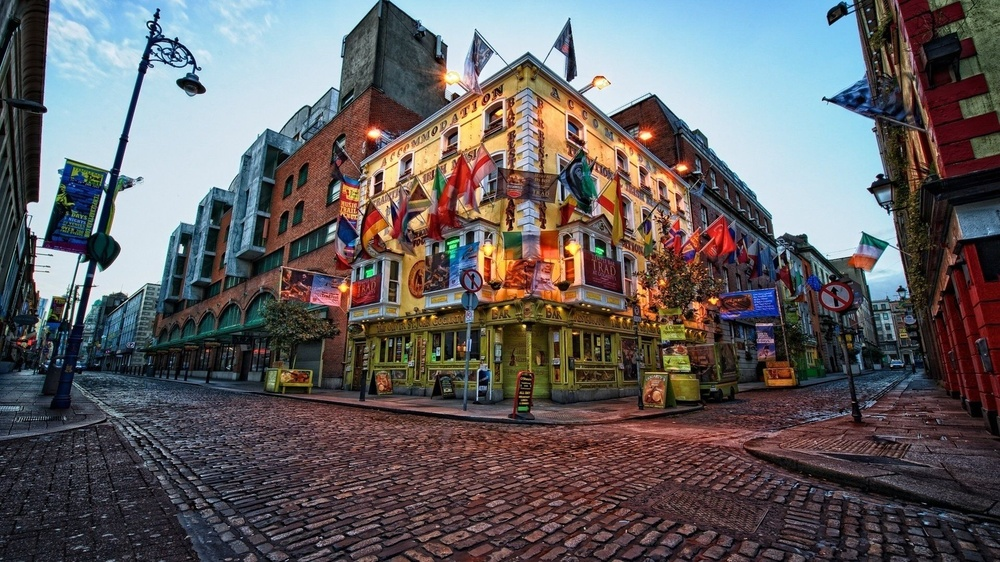
#> input picture kevin/dublin.jpg, 1000 x 562 px, shrunk from 1920 x 1080 before the run
$ python kevin.py
#> lines starting #> are read from the running program, lines starting #| are printed output that depends on the picture; after the words box and inside, x2 and y2 are one past the last pixel; in counts of white or black regions, pixels touching at a corner belong together
import cv2
import numpy as np
import matplotlib.pyplot as plt
sciezka1 = 'dublin.jpg'
sciezka2 = 'dublin_edited.jpg'
obraz1 = cv2.imread(sciezka1)
#> obraz1 is the input picture: shape (562, 1000, 3); mean B, G, R 97, 95.2, 98.9
obraz2 = cv2.imread(sciezka2)
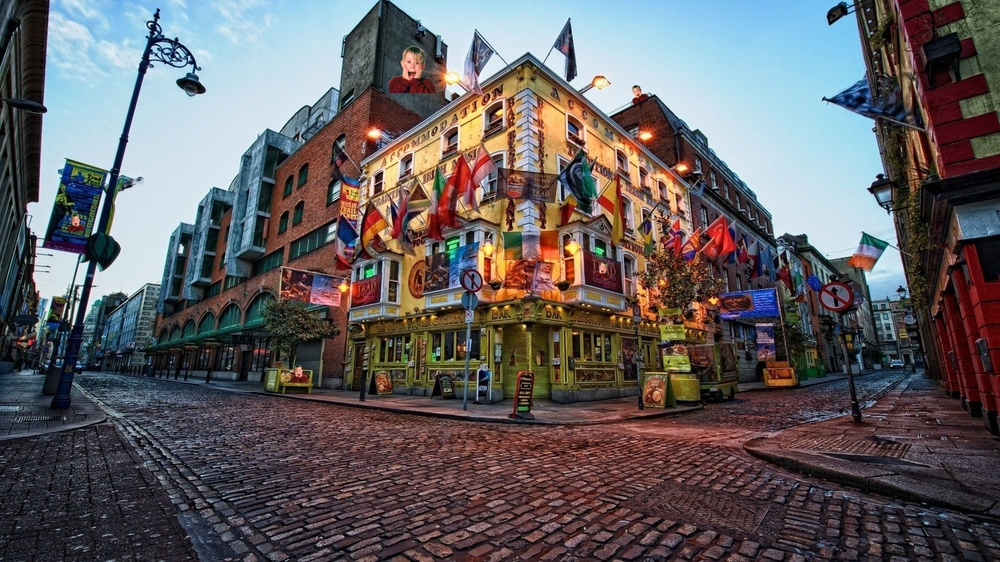
#> input picture kevin/dublin_edited.jpg, 1000 x 562 px, shrunk from 1920 x 1080 before the run
#> obraz2 is the input picture: shape (562, 1000, 3); mean B, G, R 97, 95.2, 99.1
wysokosc = obraz1.shape[0]
#> wysokosc = 562
szerokosc = obraz1.shape[1]
#> szerokosc = 1000


def wyswietl(red2,green2,blue2):
    plt.subplot(121), plt.imshow(cv2.cvtColor(obraz2, cv2.COLOR_BGR2RGB)), plt.title('Oryginalny Obraz')
    plt.subplot(122), plt.imshow(cv2.merge([red2.astype(np.uint8), green2.astype(np.uint8), blue2.astype(np.uint8)])), plt.title('Zmieniony Obraz')
    plt.show()


def rozdziel_kolory():
    red = np.zeros((wysokosc, szerokosc))
    green = np.zeros((wysokosc, szerokosc))
    blue = np.zeros((wysokosc, szerokosc))
    red2 = np.zeros((wysokosc, szerokosc))
    green2 = np.zeros((wysokosc, szerokosc))
    blue2 = np.zeros((wysokosc, szerokosc))

    for i in range(wysokosc):
        for j in range(szerokosc):
            red[i, j] = obraz1[i, j, 0]
            green[i, j] = obraz1[i, j, 1]
            blue[i, j] = obraz1[i, j, 2]
            red2[i, j] = obraz2[i, j, 0]
            green2[i, j] = obraz2[i, j, 1]
            blue2[i, j] = obraz2[i, j, 2]
    return red,green,blue,red2,green2,blue2


def poprawa(wysokosc2,szerokosc2):
    for i in range(1, wysokosc2-1):
        for j in range(1, szerokosc2 - 1):
            if alpha[i][j - 1] - alpha[i][j + 1] == 0:
                alpha[i][j] = alpha[i][j - 1]
            if alpha[i - 1][j] - alpha[i + 1][j] == 0:
                alpha[i][j] = alpha[i - 1][j]
    for i in range(2, wysokosc2 - 2):
        for j in range(2, szerokosc2 - 2):
            if alpha[i - 2][j] - alpha[i + 2][j] == 0:
                alpha[i][j] = alpha[i - 2][j]
            if alpha[i][j - 2] - alpha[i][j + 2] == 0:
                alpha[i][j] = alpha[i][j - 2]

red,green,blue,red2,green2,blue2=rozdziel_kolory()
zmienione_r = red2
zmienione_g = green2
zmienione_b = blue2
sprawdzone = np.zeros((wysokosc,szerokosc), dtype=np.uint8)
wykrytych =0
wykryte=[]
prog=40

for i in range(wysokosc):
    for j in range(szerokosc):
        if (abs(red[i,j] - red2[i,j]) > prog or abs(green[i,j] - green2[i,j]) > prog or abs(blue[i,j] - blue2[i,j]) > prog) and sprawdzone[i, j] ==0:  #
            max1=i+100
            if max1>szerokosc:
                max1=szerokosc
            max2=j+50
            if max2>wysokosc:
                max2=wysokosc
            min2 = j - 50
            if min2 < 0:
                min2 = 0
            min_x = szerokosc
            max_x = 0
            min_y = None
            max_y = None
            for m in range(i, i + 100):
                for n in range(j - 50, j + 50):
                    if (abs(red[m,n] - red2[m,n]) > prog or abs(green[m,n] - green2[m,n]) > prog or abs(blue[m,n] - blue2[m,n]) > prog) and sprawdzone[m,n]==0:
                        max_y=m
                        if min_y==None:
                            min_y=m
                        if n<min_x:
                            min_x=n
                        if n>max_x:
                            max_x=n
                        sprawdzone[m,n]=1
            wykryte.append([min_x, max_x, min_y, max_y])
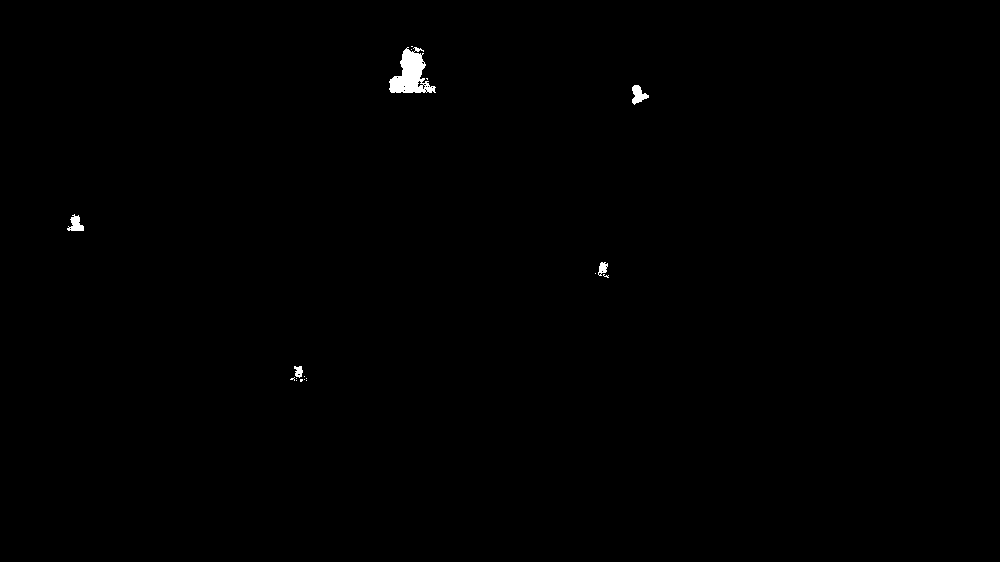
#> sprawdzone: shape (562, 1000); values 0 (black) and 1 (white), 0.31% white; 18 white regions (13 under 20 px), largest, box (x1, y1, x2, y2) and area: (389, 47, 436, 93) 1171, (632, 85, 649, 105) 191, (67, 214, 84, 231) 167, (598, 262, 608, 276) 87, (294, 366, 303, 378) 74

for obramowanie in wykryte:
    poszerzenie = 2
    lewa = obramowanie[0] - poszerzenie
    prawa = obramowanie[1] +poszerzenie
    gora = obramowanie[2] -poszerzenie
    dol = obramowanie[3] +poszerzenie
    for i in range(gora,dol+1):
        for j in range(lewa,prawa+1):
            if (i==gora or i==dol or j==lewa or j==prawa) and sprawdzone[i,j]==0:
                zmienione_r[i, j] = 255
                zmienione_g[i, j] = 255
                zmienione_b[i, j] = 255
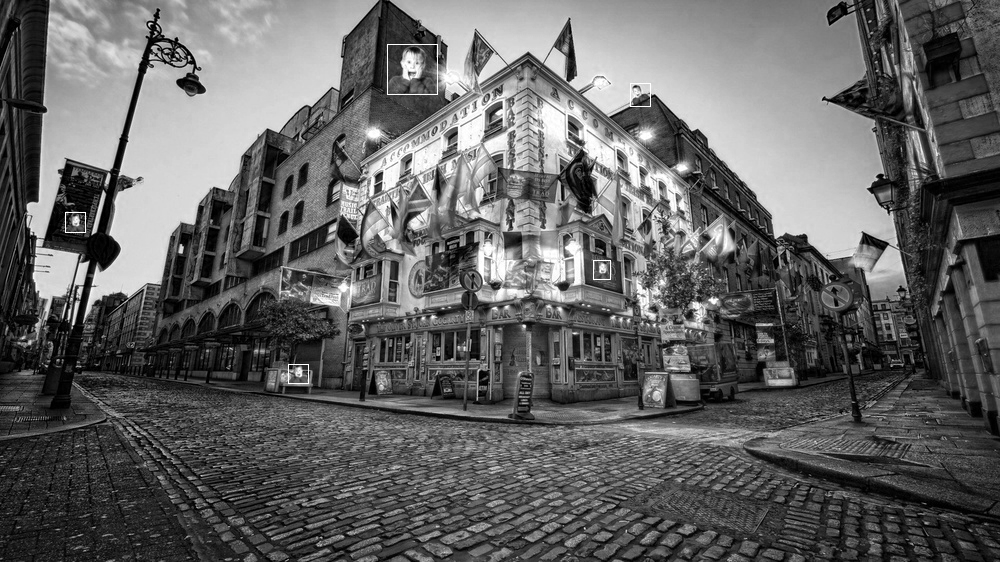
#> zmienione_b: shape (562, 1000) float64; min 0, max 255, mean 99.3
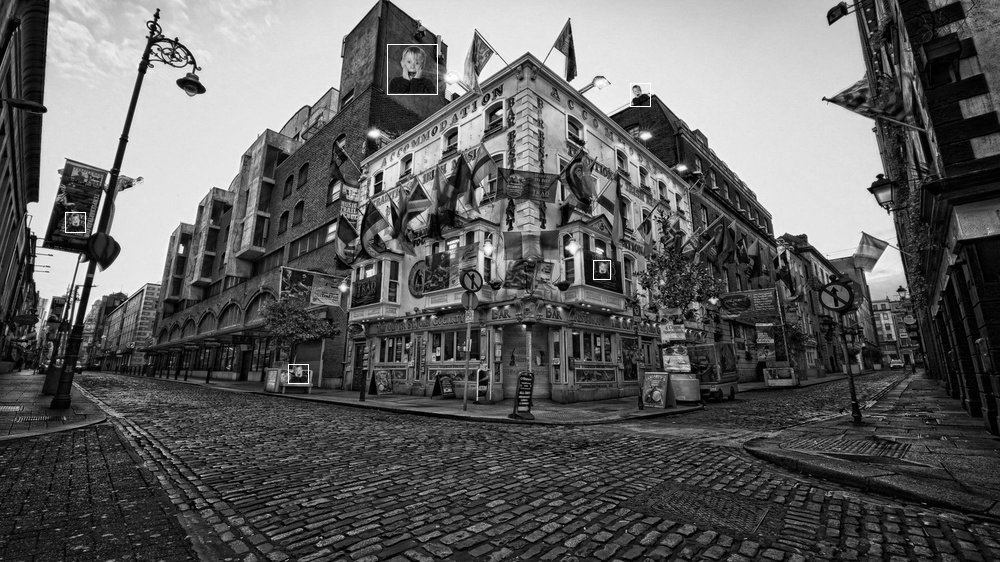
#> zmienione_g: shape (562, 1000) float64; min 0, max 255, mean 95.3
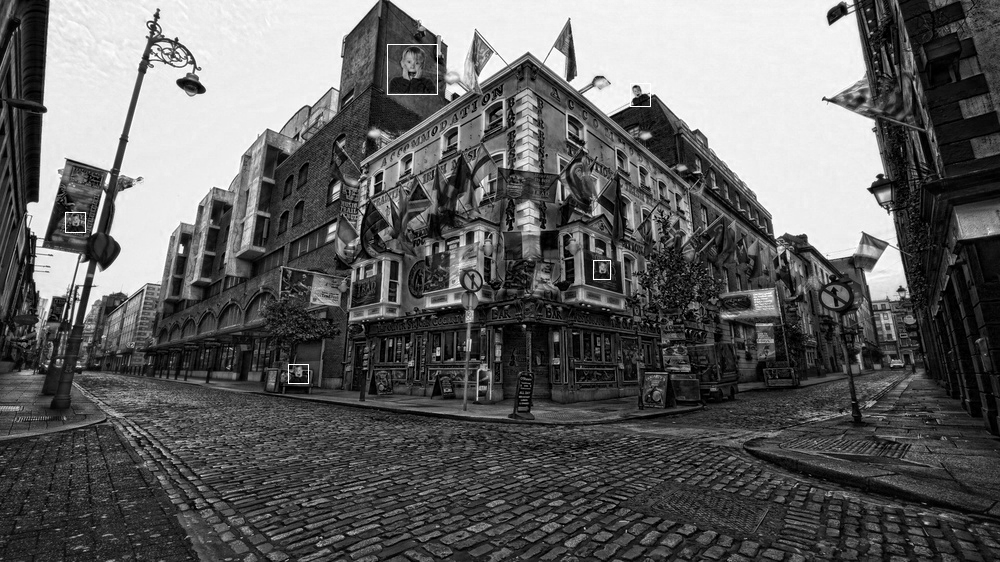
#> zmienione_r: shape (562, 1000) float64; min 0, max 255, mean 97.1

lewa = wykryte[0][0]
#> lewa = 389
prawa = wykryte[0][1]
#> prawa = 435
gora = wykryte[0][2]
#> gora = 46
dol = wykryte[0][3]
#> dol = 92
wysokosc2 = dol - gora
#> wysokosc2 = 46
szerokosc2 =prawa - lewa
#> szerokosc2 = 46
alpha = np.ones((wysokosc2, szerokosc2)) * 255
red_kevin = np.zeros((wysokosc2, szerokosc2))
green_kevin = np.zeros((wysokosc2, szerokosc2))
blue_kevin = np.zeros((wysokosc2, szerokosc2))
prog=5

for i in range(gora,dol):
    for j in range(lewa,prawa):
        if abs(red[i, j] - red2[i, j]) < prog or abs(green[i, j] - green2[i, j]) < prog or abs(blue[i, j] - blue2[i, j]) < prog:  #
            alpha[i-gora,j-lewa] = 0
        red_kevin[i - gora, j - lewa] = red2[i, j]
        green_kevin[i - gora, j - lewa] = green2[i, j]
        blue_kevin[i - gora, j - lewa] = blue2[i, j]
#> alpha: shape (46, 46) float64; 58.3% white; 34 black regions (32 under 20 px), largest, box (x1, y1, x2, y2) and area: (0, 0, 20, 37) 420, (30, 0, 46, 38) 395
poprawa(wysokosc2,szerokosc2)
#> after the loop in poprawa, `for i in range(1, wysokosc2-1):`: alpha: shape (46, 46) float64; 61% white; 11 black regions (9 under 20 px), largest, box (x1, y1, x2, y2) and area: (0, 0, 21, 33) 424, (30, 0, 46, 37) 383
#> after the loop in poprawa, `for i in range(2, wysokosc2 - 2):`: alpha: shape (46, 46) float64; 61.4% white; 8 black regions (6 under 20 px), largest, box (x1, y1, x2, y2) and area: (0, 0, 21, 33) 423, (30, 0, 46, 37) 386
poprawa(wysokosc2,szerokosc2)
#> call 2 of poprawa, with wysokosc2 = 46, szerokosc2 = 46
#> after the loop in poprawa (call 2), `for i in range(1, wysokosc2-1):`:
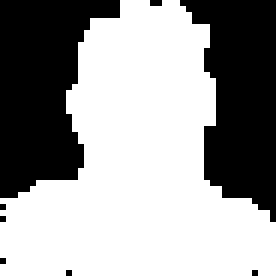
#> alpha: shape (46, 46) float64 (shown 6 times larger); 61.3% white; 8 black regions (6 under 20 px), largest, box (x1, y1, x2, y2) and area: (0, 0, 20, 33) 423, (30, 0, 46, 37) 388
poprawa(wysokosc2,szerokosc2)
red_kevin2 = np.zeros((wysokosc2-1, szerokosc2-2))
green_kevin2 = np.zeros((wysokosc2-1, szerokosc2-2))
blue_kevin2 = np.zeros((wysokosc2-1, szerokosc2-2))
alpha2 = np.ones((wysokosc2-1, szerokosc2-2)) * 255

for i in range(wysokosc2-1):
    for j in range(szerokosc2-2):
        red_kevin2[i,j]=red_kevin[i,j+1]
        blue_kevin2[i,j]=blue_kevin[i,j+1]
        green_kevin2[i,j]=green_kevin[i,j+1]
        alpha2[i,j]=alpha[i,j+1]
#> alpha2: shape (45, 44) float64; 62.5% white; 3 black regions (1 under 20 px), largest, box (x1, y1, x2, y2) and area: (0, 0, 19, 33) 390, (29, 0, 44, 35) 351

kolory = np.dstack((red_kevin2, green_kevin2, blue_kevin2, alpha2))
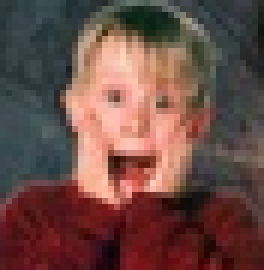
#> kolory: shape (45, 44, 4) float64 (shown 6 times larger); mean of channels 0, 1, 2, 3 69.7, 75.3, 107.5, 159.3; drawn as B, G, R
cv2.imwrite('kevin.png', kolory)
